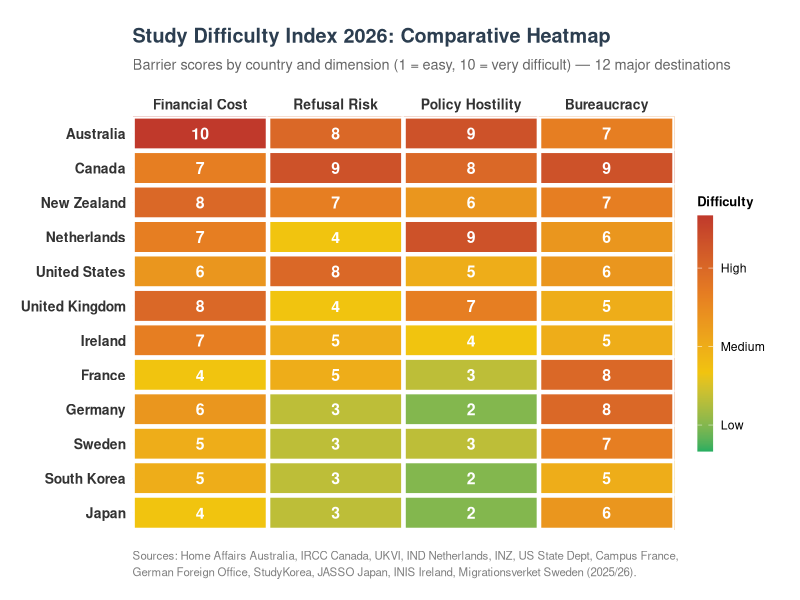
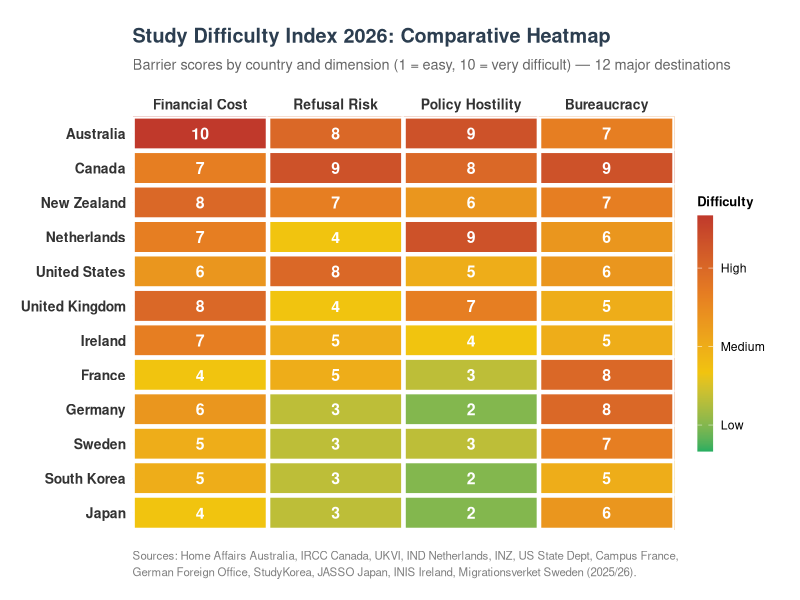
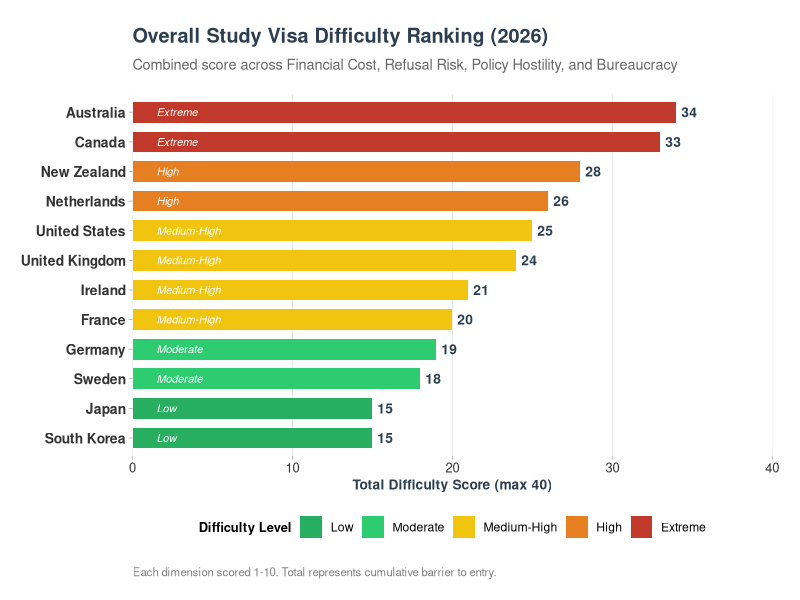
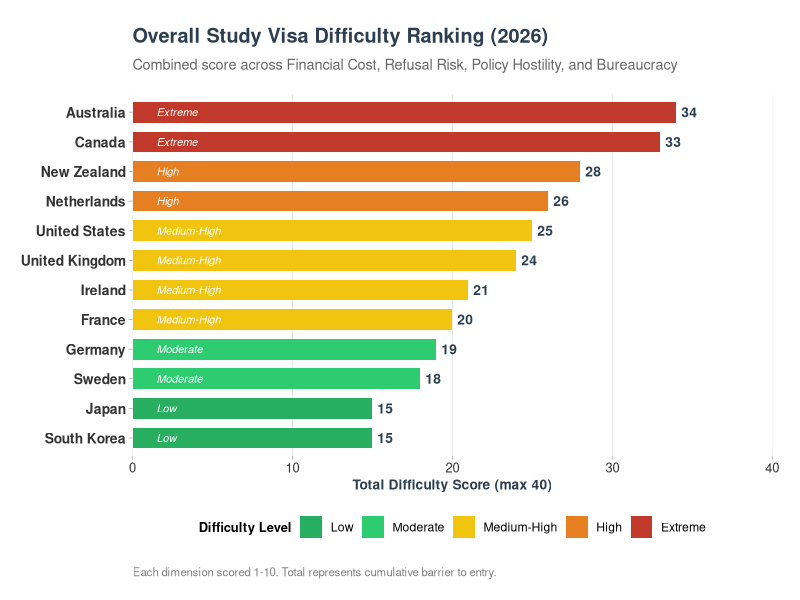
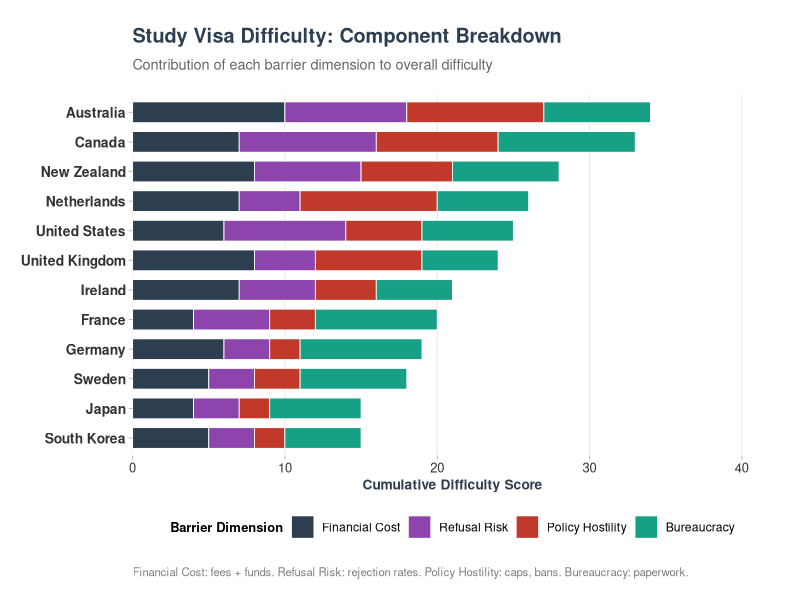
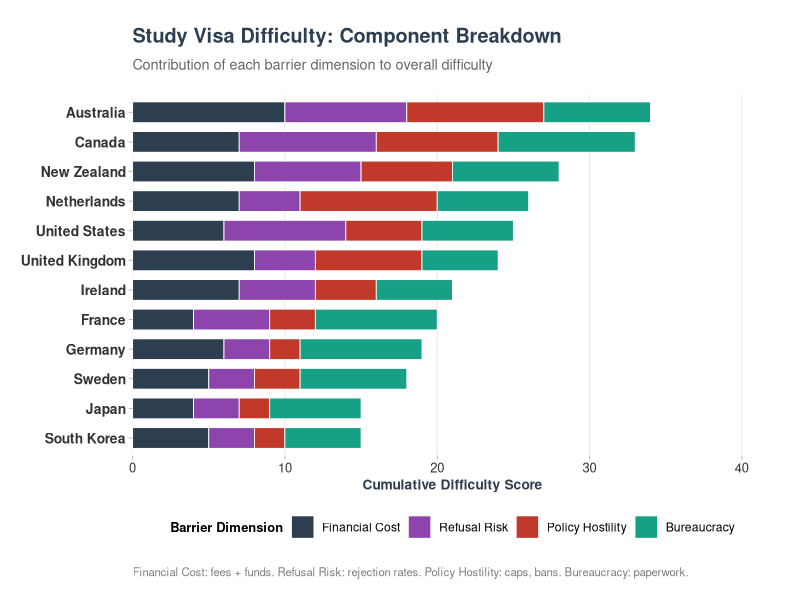
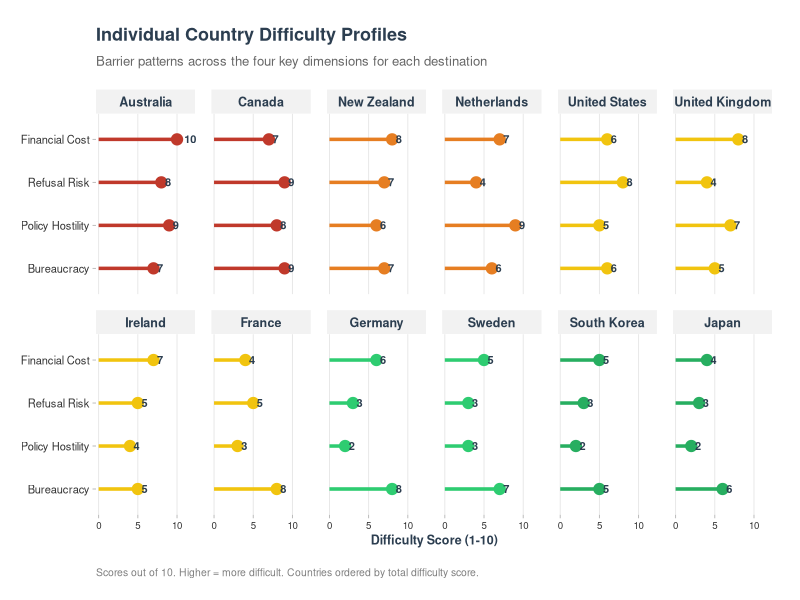
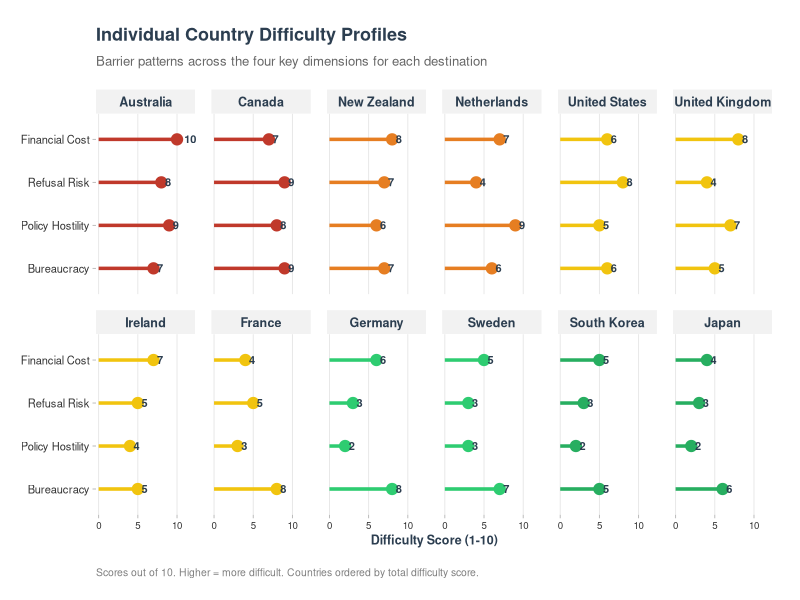

Write the R code that produced these figures, in order.
# ============================================================================
# Study Difficulty Index 2026
# Publication-Ready Visualisations for Print
# ============================================================================
# 
# This script produces high-quality, print-ready figures comparing the 
# barriers to entry for international students across major destination 
# countries. Expanded from the original 5 countries to 12 destinations.
#
# Output: PNG (600 DPI), PDF, and SVG files ready for publication
# 
# Data Sources:
#   - Australia: Home Affairs (2025/26)
#   - Canada: IRCC (2025/26)
#   - United Kingdom: UKVI (2025/26)
#   - Netherlands: IND + ICEF Monitor (2025)
#   - New Zealand: Immigration NZ (2025)
#   - United States: State Department (2025/26)
#   - France: Campus France (2025)
#   - Germany: Federal Foreign Office (2025/26)
#   - South Korea: Ministry of Education/StudyKorea (2025)
#   - Japan: JASSO / Immigration Services Agency (2025)
#   - Ireland: INIS (2025)
#   - Sweden: Migrationsverket (2025)
#
# Dimensions Measured (scored 1-10, higher = more difficult):
#   - Financial Cost: Visa fees + mandatory financial proof requirements
#   - Refusal Risk: Based on recent rejection/refusal rates
#   - Policy Hostility: Caps, bans on dependents, political climate
#   - Bureaucracy: Paperwork complexity, processing times, appointments
# ============================================================================

# Load required packages (install if necessary)
required_packages <- c("ggplot2", "dplyr", "tidyr", "scales", "svglite", 
                       "RColorBrewer", "ggtext", "patchwork", "forcats",
                       "ggrepel", "grid", "gridExtra")

for (pkg in required_packages) {
  if (!requireNamespace(pkg, quietly = TRUE)) {
    install.packages(pkg, repos = "https://cloud.r-project.org")
  }
  library(pkg, character.only = TRUE)
}

# ============================================================================
# OUTPUT DIRECTORY
# ============================================================================

output_dir <- file.path(getwd(), "fig")

if (!dir.exists(output_dir)) {
  dir.create(output_dir, recursive = TRUE)
}

# ============================================================================
# DATA PREPARATION - EXPANDED TO 12 COUNTRIES
# ============================================================================

# Study difficulty scores (1-10 scale, higher = more difficult)
# Expanded dataset with 12 major destination countries
study_data <- data.frame(
  country = c(
    "Australia", "Canada", "United Kingdom", "Netherlands", "New Zealand",
    "United States", "France", "Germany", "South Korea", "Japan",
    "Ireland", "Sweden"
  ),
  flag = c(
    "🇦🇺", "🇨🇦", "🇬🇧", "🇳🇱", "🇳🇿",
    "🇺🇸", "🇫🇷", "🇩🇪", "🇰🇷", "🇯🇵",
    "🇮🇪", "🇸🇪"
  ),
  region = c(
    "Oceania", "North America", "Europe", "Europe", "Oceania",
    "North America", "Europe", "Europe", "Asia", "Asia",
    "Europe", "Europe"
  ),
  # Scores: Financial Cost, Refusal Risk, Policy Hostility, Bureaucracy
  financial_cost = c(10, 7, 8, 7, 8, 6, 4, 6, 5, 4, 7, 5),
  refusal_risk   = c(8, 9, 4, 4, 7, 8, 5, 3, 3, 3, 5, 3),
  policy_hostility = c(9, 8, 7, 9, 6, 5, 3, 2, 2, 2, 4, 3),
  bureaucracy    = c(7, 9, 5, 6, 7, 6, 8, 8, 5, 6, 5, 7),
  # Visa fee info (for annotation)
  visa_fee = c(
    "AUD 1,600", "CAD 150", "£490+IHS", "€228", "NZD 375",
    "USD 185", "€50-99", "€75", "~USD 60", "~JPY 3,000",
    "€150", "SEK 1,500"
  ),
  # Financial proof requirements
  funds_required = c(
    "AUD 29,710/yr", "CAD 20,635/yr", "£1,334/mo", "€13,104/yr", "NZD 20,000/yr",
    "Varies (I-20)", "€7,380/yr", "€11,904", "USD 20,000", "~¥2M/yr",
    "€10,000/yr", "SEK 10,314/mo"
  ),
  # Key barrier summary
  key_barrier = c(
    "Caps & GS Test", "PAL Process", "Dependents Ban", "Housing Crisis",
    "AU Alignment", "Interviews", "Campus France", "Blocked Account",
    "Growing Sector", "COE Process", "Cost Increase", "Residence Permit"
  ),
  # Verdict for each country
  verdict = c(
    "Highest fees globally. Hard cap on enrolments via NPL. Genuine Student Test creates uncertainty.",
    "Complex Provincial Attestation Letter (PAL) requirement. Approval rates dropped ~50% in 2024/25.",
    "High upfront cost (visa + Health Surcharge). Dependents ban deters family-oriented students.",
    "Severe housing shortage causing universities to pause recruitment. Political pushback on English courses.",
    "Aligning policies with Australia. High rejection rates for non-university sectors.",
    "Mandatory in-person interview with high subjective refusal rate (~36%). Rules stable vs competitors.",
    "Low cost destination, but Campus France paperwork is notoriously complex and time-consuming.",
    "Welcoming policy and often free tuition, but Blocked Account and appointment bottlenecks cause delays.",
    "Actively recruiting to address demographic decline. Fast-tracking visa approvals.",
    "Target of 400k students by 2033. COE process thorough but predictable. Stable and welcoming.",
    "Growing as alternative to UK. Recent fee increases but still competitive within Europe.",
    "Free tuition at public universities. Residence permit process can be slow but straightforward."
  ),
  stringsAsFactors = FALSE
)

# Calculate total and average difficulty scores
study_data <- study_data %>%
  mutate(
    total_score = financial_cost + refusal_risk + policy_hostility + bureaucracy,
    avg_score = total_score / 4,
    # Difficulty level categories
    difficulty_level = case_when(
      avg_score >= 8 ~ "Extreme",
      avg_score >= 6.5 ~ "High",
      avg_score >= 5 ~ "Medium-High",
      avg_score >= 4 ~ "Moderate",
      TRUE ~ "Low"
    ),
    difficulty_level = factor(difficulty_level, 
                               levels = c("Low", "Moderate", "Medium-High", "High", "Extreme"))
  )

# Order countries by total difficulty (descending)
study_data <- study_data %>%
  arrange(desc(total_score)) %>%
  mutate(
    country = factor(country, levels = country),
    rank = row_number()
  )

# Convert to long format for plotting
study_long <- study_data %>%
  select(country, region, financial_cost, refusal_risk, 
         policy_hostility, bureaucracy, total_score, difficulty_level) %>%
  pivot_longer(
    cols = c(financial_cost, refusal_risk, policy_hostility, bureaucracy),
    names_to = "dimension",
    values_to = "score"
  ) %>%
  mutate(
    dimension = case_when(
      dimension == "financial_cost" ~ "Financial Cost",
      dimension == "refusal_risk" ~ "Refusal Risk",
      dimension == "policy_hostility" ~ "Policy Hostility",
      dimension == "bureaucracy" ~ "Bureaucracy"
    ),
    dimension = factor(dimension, levels = c("Financial Cost", "Refusal Risk", 
                                              "Policy Hostility", "Bureaucracy"))
  )

# ============================================================================
# COLOUR PALETTES
# ============================================================================

# Country colours by difficulty tier
country_colours <- c(
  "Australia"      = "#8e1a0f",
  "Canada"         = "#c0392b",
  "Netherlands"    = "#d35400",
  "New Zealand"    = "#e67e22",
  "United Kingdom" = "#f39c12",
  "United States"  = "#3498db",
  "Ireland"        = "#1abc9c",
  "France"         = "#27ae60",
  "Germany"        = "#2ecc71",
  "Sweden"         = "#9b59b6",
  "South Korea"    = "#16a085",
  "Japan"          = "#1e8449"
)

# Region colours
region_colours <- c(
  "Oceania"       = "#c0392b",
  "North America" = "#2980b9",
  "Europe"        = "#27ae60",
  "Asia"          = "#8e44ad"
)

# Difficulty level colours
level_colours <- c(
  "Low"         = "#27ae60",
  "Moderate"    = "#2ecc71",
  "Medium-High" = "#f1c40f",
  "High"        = "#e67e22",
  "Extreme"     = "#c0392b"
)

# Dimension colours for stacked bars
dimension_colours <- c(
  "Financial Cost"    = "#2c3e50",
  "Refusal Risk"      = "#8e44ad",
  "Policy Hostility"  = "#c0392b",
  "Bureaucracy"       = "#16a085"
)

# ============================================================================
# COMMON THEME FOR ALL PLOTS
# ============================================================================

theme_study <- function(base_size = 11) {
  theme_minimal(base_size = base_size, base_family = "sans") +
    theme(
      # Text styling
      plot.title = element_text(face = "bold", size = rel(1.3), hjust = 0,
                                margin = margin(b = 8), colour = "#2c3e50"),
      plot.subtitle = element_text(size = rel(0.95), hjust = 0, colour = "grey40",
                                    margin = margin(b = 15), lineheight = 1.2),
      plot.caption = element_text(size = rel(0.75), hjust = 0, colour = "grey50",
                                   margin = margin(t = 15), lineheight = 1.2),
      # Panel styling
      panel.grid.major = element_line(colour = "grey90", linewidth = 0.3),
      panel.grid.minor = element_blank(),
      panel.background = element_rect(fill = "white", colour = NA),
      plot.background = element_rect(fill = "white", colour = NA),
      # Axis styling
      axis.title = element_text(face = "bold", size = rel(0.9), colour = "#2c3e50"),
      axis.text = element_text(size = rel(0.85), colour = "#333333"),
      axis.ticks = element_line(colour = "grey70", linewidth = 0.3),
      # Legend styling
      legend.position = "bottom",
      legend.title = element_text(face = "bold", size = rel(0.85)),
      legend.text = element_text(size = rel(0.8)),
      legend.background = element_rect(fill = "white", colour = NA),
      legend.key.size = unit(0.6, "cm"),
      # Margins
      plot.margin = margin(t = 20, r = 20, b = 15, l = 15, unit = "pt")
    )
}

# ============================================================================
# FIGURE 1: COMPREHENSIVE HEATMAP (All 12 Countries)
# ============================================================================

p_heatmap <- ggplot(study_long, 
                    aes(x = dimension, y = fct_rev(country), fill = score)) +
  geom_tile(colour = "white", linewidth = 1.5) +
  geom_text(aes(label = score), 
            size = 4, fontface = "bold", colour = "white") +
  scale_fill_gradientn(
    colours = c("#27ae60", "#f1c40f", "#e67e22", "#c0392b"),
    values = scales::rescale(c(1, 4, 7, 10)),
    limits = c(1, 10),
    breaks = c(2, 5, 8),
    labels = c("Low", "Medium", "High"),
    name = "Difficulty"
  ) +
  scale_x_discrete(position = "top", expand = c(0, 0)) +
  scale_y_discrete(expand = c(0, 0)) +
  theme_study(base_size = 11) +
  theme(
    panel.grid = element_blank(),
    axis.text.x = element_text(angle = 0, hjust = 0.5, face = "bold", size = 10),
    axis.text.y = element_text(face = "bold", size = 10),
    axis.title = element_blank(),
    axis.ticks = element_blank(),
    legend.position = "right",
    legend.direction = "vertical",
    legend.key.height = unit(1.2, "cm"),
    legend.key.width = unit(0.4, "cm")
  ) +
  labs(
    title = "Study Difficulty Index 2026: Comparative Heatmap",
    subtitle = "Barrier scores by country and dimension (1 = easy, 10 = very difficult) — 12 major destinations",
    caption = paste0(
      "Sources: Home Affairs Australia, IRCC Canada, UKVI, IND Netherlands, INZ, US State Dept, Campus France,\n",
      "German Foreign Office, StudyKorea, JASSO Japan, INIS Ireland, Migrationsverket Sweden (2025/26)."
    )
  )

# ============================================================================
# FIGURE 2: HORIZONTAL RANKING BAR CHART
# ============================================================================

p_ranking <- study_data %>%
  ggplot(aes(x = total_score, y = fct_reorder(country, total_score), 
             fill = difficulty_level)) +
  geom_col(width = 0.7) +
  geom_text(aes(label = total_score), 
            hjust = -0.3, fontface = "bold", size = 3.5, colour = "#2c3e50") +
  geom_text(aes(x = 1.5, label = difficulty_level),
            hjust = 0, size = 2.8, colour = "white", fontface = "italic") +
  scale_fill_manual(values = level_colours, name = "Difficulty Level") +
  scale_x_continuous(
    limits = c(0, 40),
    breaks = seq(0, 40, 10),
    expand = c(0, 0)
  ) +
  theme_study(base_size = 11) +
  theme(
    panel.grid.major.y = element_blank(),
    axis.text.y = element_text(face = "bold", size = 10),
    legend.position = "bottom"
  ) +
  labs(
    x = "Total Difficulty Score (max 40)",
    y = NULL,
    title = "Overall Study Visa Difficulty Ranking (2026)",
    subtitle = "Combined score across Financial Cost, Refusal Risk, Policy Hostility, and Bureaucracy",
    caption = "Each dimension scored 1-10. Total represents cumulative barrier to entry."
  ) +
  guides(fill = guide_legend(nrow = 1))

# ============================================================================
# FIGURE 3: STACKED BAR CHART WITH COMPONENT BREAKDOWN
# ============================================================================

p_stacked <- study_long %>%
  ggplot(aes(x = score, y = fct_reorder(country, total_score), 
             fill = fct_rev(dimension))) +
  geom_col(width = 0.7, colour = "white", linewidth = 0.3) +
  scale_fill_manual(
    values = rev(dimension_colours),
    name = "Barrier Dimension",
    guide = guide_legend(reverse = TRUE)
  ) +
  scale_x_continuous(
    limits = c(0, 42),
    breaks = seq(0, 40, 10),
    expand = c(0, 0)
  ) +
  theme_study(base_size = 11) +
  theme(
    panel.grid.major.y = element_blank(),
    axis.text.y = element_text(face = "bold", size = 10),
    legend.position = "bottom",
    legend.direction = "horizontal"
  ) +
  labs(
    x = "Cumulative Difficulty Score",
    y = NULL,
    title = "Study Visa Difficulty: Component Breakdown",
    subtitle = "Contribution of each barrier dimension to overall difficulty",
    caption = "Financial Cost: fees + funds. Refusal Risk: rejection rates. Policy Hostility: caps, bans. Bureaucracy: paperwork."
  ) +
  guides(fill = guide_legend(nrow = 1, reverse = TRUE))

# ============================================================================
# FIGURE 4: FACETED LOLLIPOP PROFILES
# ============================================================================

p_profiles <- study_long %>%
  ggplot(aes(x = score, y = fct_rev(dimension))) +
  geom_segment(aes(x = 0, xend = score, yend = fct_rev(dimension), 
                   colour = difficulty_level),
               linewidth = 1.2, show.legend = FALSE) +
  geom_point(aes(colour = difficulty_level), size = 3.5, show.legend = FALSE) +
  geom_text(aes(label = score), 
            hjust = -0.6, fontface = "bold", size = 2.8, colour = "#2c3e50") +
  facet_wrap(~ country, nrow = 2) +
  scale_colour_manual(values = level_colours) +
  scale_x_continuous(
    limits = c(0, 12),
    breaks = c(0, 5, 10),
    expand = c(0.02, 0.1)
  ) +
  theme_study(base_size = 10) +
  theme(
    panel.grid.major.y = element_blank(),
    strip.text = element_text(face = "bold", size = 9, colour = "#2c3e50"),
    strip.background = element_rect(fill = "grey95", colour = NA),
    axis.text.y = element_text(size = 8),
    axis.text.x = element_text(size = 7),
    panel.spacing = unit(0.8, "lines")
  ) +
  labs(
    x = "Difficulty Score (1-10)",
    y = NULL,
    title = "Individual Country Difficulty Profiles",
    subtitle = "Barrier patterns across the four key dimensions for each destination",
    caption = "Scores out of 10. Higher = more difficult. Countries ordered by total difficulty score."
  )

# ============================================================================
# FIGURE 5: DOT PLOT BY REGION
# ============================================================================

p_dots <- study_data %>%
  ggplot(aes(x = total_score, y = fct_reorder(country, total_score), 
             colour = region)) +
  geom_segment(aes(x = 0, xend = total_score, yend = fct_reorder(country, total_score)),
               colour = "grey80", linewidth = 0.5) +
  geom_point(size = 5) +
  geom_text(aes(label = total_score), 
            colour = "white", size = 2.5, fontface = "bold") +
  scale_colour_manual(values = region_colours, name = "Region") +
  scale_x_continuous(
    limits = c(0, 40),
    breaks = seq(0, 40, 10),
    expand = c(0, 0.05)
  ) +
  theme_study(base_size = 11) +
  theme(
    panel.grid.major.y = element_blank(),
    axis.text.y = element_text(face = "bold", size = 10),
    legend.position = "bottom"
  ) +
  labs(
    x = "Total Difficulty Score",
    y = NULL,
    title = "Study Visa Difficulty by Region",
    subtitle = "Oceania (AU/NZ) leads in barriers; Asia (JP/KR) most welcoming",
    caption = paste0(
      "Total score = sum of Financial Cost, Refusal Risk, Policy Hostility, and Bureaucracy.\n",
      "Oceania countries increasingly aligned in restrictive policies."
    )
  ) +
  guides(colour = guide_legend(nrow = 1))

# ============================================================================
# FIGURE 6: SCATTER PLOT - COST vs REFUSAL RISK
# ============================================================================

p_scatter <- study_data %>%
  ggplot(aes(x = financial_cost, y = refusal_risk, 
             colour = region, size = total_score)) +
  geom_point(alpha = 0.8) +
  geom_text_repel(aes(label = country), 
                   size = 3, fontface = "bold",
                   box.padding = 0.5, point.padding = 0.3,
                   max.overlaps = 20) +
  scale_colour_manual(values = region_colours, name = "Region") +
  scale_size_continuous(range = c(3, 10), name = "Total Score") +
  scale_x_continuous(limits = c(0, 11), breaks = seq(0, 10, 2)) +
  scale_y_continuous(limits = c(0, 11), breaks = seq(0, 10, 2)) +
  geom_hline(yintercept = 5, linetype = "dashed", colour = "grey60", alpha = 0.5) +
  geom_vline(xintercept = 5, linetype = "dashed", colour = "grey60", alpha = 0.5) +
  annotate("text", x = 2.5, y = 2.5, label = "Low Cost\nLow Risk", 
           colour = "grey50", size = 3, fontface = "italic") +
  annotate("text", x = 8, y = 8, label = "High Cost\nHigh Risk", 
           colour = "grey50", size = 3, fontface = "italic") +
  theme_study(base_size = 11) +
  theme(
    legend.position = "right",
    panel.grid.minor = element_blank()
  ) +
  labs(
    x = "Financial Cost Score",
    y = "Refusal Risk Score",
    title = "Cost vs Refusal Risk Trade-off",
    subtitle = "Identifying destinations with favourable cost-risk profiles",
    caption = "Dashed lines at score 5 indicate medium difficulty threshold. Bubble size = total difficulty score."
  )

# ============================================================================
# FIGURE 7: SUMMARY TABLE AS FIGURE (for print)
# ============================================================================

# Create a summary table
summary_table <- study_data %>%
  select(country, difficulty_level, financial_cost, refusal_risk, 
         policy_hostility, bureaucracy, total_score) %>%
  arrange(desc(total_score))

# Table as grob for export
table_theme <- gridExtra::ttheme_minimal(
  base_size = 9,
  core = list(
    fg_params = list(fontface = "plain", col = "#2c3e50"),
    bg_params = list(fill = c("grey95", "white"))
  ),
  colhead = list(
    fg_params = list(fontface = "bold", col = "#2c3e50"),
    bg_params = list(fill = "grey85")
  )
)

names(summary_table) <- c("Country", "Level", "Financial", "Refusal", 
                           "Policy", "Bureaucracy", "Total")

p_table <- gridExtra::tableGrob(summary_table, rows = NULL, theme = table_theme)

# ============================================================================
# FIGURE 8: COMBINED PANEL FOR PUBLICATION
# ============================================================================

p_combined <- (p_heatmap | p_stacked) +
  plot_layout(widths = c(1.1, 1)) +
  plot_annotation(
    title = "Study Difficulty Index 2026: International Student Visa Barriers",
    subtitle = "Comparative analysis of entry barriers across 12 major destination countries",
    caption = paste0(
      "Left: Dimension scores (1-10) for each country. Right: Cumulative contribution of each barrier type.\n",
      "Sources: Official immigration authorities of each country (January 2026). ",
      "See methodology notes for full scoring criteria."
    ),
    theme = theme(
      plot.title = element_text(face = "bold", size = 16, hjust = 0.5, 
                                colour = "#2c3e50", margin = margin(b = 5)),
      plot.subtitle = element_text(size = 11, hjust = 0.5, colour = "grey40",
                                    margin = margin(b = 15)),
      plot.caption = element_text(size = 9, hjust = 0, colour = "grey50",
                                   margin = margin(t = 15), lineheight = 1.2),
      plot.background = element_rect(fill = "white", colour = NA)
    )
  )

# ============================================================================
# FIGURE 9: ALTERNATIVE COMBINED - RANKING + SCATTER
# ============================================================================

p_combined_alt <- (p_ranking / p_scatter) +
  plot_layout(heights = c(1, 1)) +
  plot_annotation(
    title = "Study Visa Difficulty Analysis: Rankings and Trade-offs",
    subtitle = "Overview of barriers and cost-risk positioning for international student destinations",
    theme = theme(
      plot.title = element_text(face = "bold", size = 15, hjust = 0.5, 
                                colour = "#2c3e50", margin = margin(b = 5)),
      plot.subtitle = element_text(size = 10, hjust = 0.5, colour = "grey40",
                                    margin = margin(b = 10)),
      plot.background = element_rect(fill = "white", colour = NA)
    )
  )

# ============================================================================
# EXPORT ALL FIGURES
# ============================================================================

cat("\n")
cat("============================================================\n")
cat("  EXPORTING FIGURES...\n")
cat("============================================================\n")

# --- 1. Heatmap ---
cat("  → Heatmap...\n")
png(file.path(output_dir, "study-difficulty-heatmap.png"),
    width = 11, height = 8, units = "in", res = 600, bg = "white")
print(p_heatmap)
dev.off()

pdf(file.path(output_dir, "study-difficulty-heatmap.pdf"),
    width = 11, height = 8, paper = "special", useDingbats = FALSE)
print(p_heatmap)
dev.off()

svglite::svglite(file.path(output_dir, "study-difficulty-heatmap.svg"),
                  width = 11, height = 8, bg = "white")
print(p_heatmap)
dev.off()

# --- 2. Ranking ---
cat("  → Ranking bar chart...\n")
png(file.path(output_dir, "study-difficulty-ranking.png"),
    width = 10, height = 7, units = "in", res = 600, bg = "white")
print(p_ranking)
dev.off()

pdf(file.path(output_dir, "study-difficulty-ranking.pdf"),
    width = 10, height = 7, paper = "special", useDingbats = FALSE)
print(p_ranking)
dev.off()

# --- 3. Stacked ---
cat("  → Stacked breakdown...\n")
png(file.path(output_dir, "study-difficulty-stacked.png"),
    width = 11, height = 7, units = "in", res = 600, bg = "white")
print(p_stacked)
dev.off()

pdf(file.path(output_dir, "study-difficulty-stacked.pdf"),
    width = 11, height = 7, paper = "special", useDingbats = FALSE)
print(p_stacked)
dev.off()

# --- 4. Profiles ---
cat("  → Country profiles...\n")
png(file.path(output_dir, "study-difficulty-profiles.png"),
    width = 14, height = 7, units = "in", res = 600, bg = "white")
print(p_profiles)
dev.off()

pdf(file.path(output_dir, "study-difficulty-profiles.pdf"),
    width = 14, height = 7, paper = "special", useDingbats = FALSE)
print(p_profiles)
dev.off()

svglite::svglite(file.path(output_dir, "study-difficulty-profiles.svg"),
                  width = 14, height = 7, bg = "white")
print(p_profiles)
dev.off()

# --- 5. Regional Dots ---
cat("  → Regional dot plot...\n")
png(file.path(output_dir, "study-difficulty-regional.png"),
    width = 10, height = 7, units = "in", res = 600, bg = "white")
print(p_dots)
dev.off()

pdf(file.path(output_dir, "study-difficulty-regional.pdf"),
    width = 10, height = 7, paper = "special", useDingbats = FALSE)
print(p_dots)
dev.off()

# --- 6. Scatter ---
cat("  → Cost-Risk scatter...\n")
png(file.path(output_dir, "study-difficulty-scatter.png"),
    width = 10, height = 8, units = "in", res = 600, bg = "white")
print(p_scatter)
dev.off()

pdf(file.path(output_dir, "study-difficulty-scatter.pdf"),
    width = 10, height = 8, paper = "special", useDingbats = FALSE)
print(p_scatter)
dev.off()

svglite::svglite(file.path(output_dir, "study-difficulty-scatter.svg"),
                  width = 10, height = 8, bg = "white")
print(p_scatter)
dev.off()

# --- 7. Summary Table ---
cat("  → Summary table...\n")
png(file.path(output_dir, "study-difficulty-table.png"),
    width = 8, height = 5, units = "in", res = 600, bg = "white")
grid::grid.draw(p_table)
dev.off()

pdf(file.path(output_dir, "study-difficulty-table.pdf"),
    width = 8, height = 5, paper = "special", useDingbats = FALSE)
grid::grid.draw(p_table)
dev.off()

# --- 8. Combined Panel ---
cat("  → Combined panel...\n")
png(file.path(output_dir, "study-difficulty-combined.png"),
    width = 18, height = 9, units = "in", res = 600, bg = "white")
print(p_combined)
dev.off()

pdf(file.path(output_dir, "study-difficulty-combined.pdf"),
    width = 18, height = 9, paper = "special", useDingbats = FALSE)
print(p_combined)
dev.off()

svglite::svglite(file.path(output_dir, "study-difficulty-combined.svg"),
                  width = 18, height = 9, bg = "white")
print(p_combined)
dev.off()

# --- 9. Alternative Combined ---
cat("  → Alternative combined panel...\n")
png(file.path(output_dir, "study-difficulty-combined-alt.png"),
    width = 11, height = 14, units = "in", res = 600, bg = "white")
print(p_combined_alt)
dev.off()

pdf(file.path(output_dir, "study-difficulty-combined-alt.pdf"),
    width = 11, height = 14, paper = "special", useDingbats = FALSE)
print(p_combined_alt)
dev.off()

# ============================================================================
# SUMMARY OUTPUT
# ============================================================================

cat("\n")
cat("============================================================\n")
cat("  STUDY DIFFICULTY INDEX 2026 - EXPORT COMPLETE\n")
cat("============================================================\n")
cat("\n")
cat("Files created in fig/ folder:\n")
cat("\n")
cat("  1. Heatmap (comprehensive overview):\n")
cat("     • study-difficulty-heatmap.png (600 DPI)\n")
cat("     • study-difficulty-heatmap.pdf\n")
cat("     • study-difficulty-heatmap.svg\n")
cat("\n")
cat("  2. Ranking Bar Chart (total scores):\n")
cat("     • study-difficulty-ranking.png (600 DPI)\n")
cat("     • study-difficulty-ranking.pdf\n")
cat("\n")
cat("  3. Stacked Breakdown (component contributions):\n")
cat("     • study-difficulty-stacked.png (600 DPI)\n")
cat("     • study-difficulty-stacked.pdf\n")
cat("\n")
cat("  4. Country Profiles (faceted lollipop):\n")
cat("     • study-difficulty-profiles.png (600 DPI)\n")
cat("     • study-difficulty-profiles.pdf\n")
cat("     • study-difficulty-profiles.svg\n")
cat("\n")
cat("  5. Regional Dot Plot:\n")
cat("     • study-difficulty-regional.png (600 DPI)\n")
cat("     • study-difficulty-regional.pdf\n")
cat("\n")
cat("  6. Cost-Risk Scatter Plot:\n")
cat("     • study-difficulty-scatter.png (600 DPI)\n")
cat("     • study-difficulty-scatter.pdf\n")
cat("     • study-difficulty-scatter.svg\n")
cat("\n")
cat("  7. Summary Table:\n")
cat("     • study-difficulty-table.png (600 DPI)\n")
cat("     • study-difficulty-table.pdf\n")
cat("\n")
cat("  8. Combined Panel (publication composite):\n")
cat("     • study-difficulty-combined.png (600 DPI)\n")
cat("     • study-difficulty-combined.pdf\n")
cat("     • study-difficulty-combined.svg\n")
cat("\n")
cat("  9. Alternative Combined (ranking + scatter):\n")
cat("     • study-difficulty-combined-alt.png (600 DPI)\n")
cat("     • study-difficulty-combined-alt.pdf\n")
cat("\n")
cat("Output directory:", output_dir, "\n")
cat("\n")
cat("============================================================\n")
cat("  DATA SUMMARY\n")
cat("============================================================\n")
cat("\n")
cat("Countries analysed:", nrow(study_data), "\n")
cat("Dimensions measured: 4\n")
cat("  - Financial Cost (visa fees + proof of funds)\n")
cat("  - Refusal Risk (rejection rates)\n")
cat("  - Policy Hostility (caps, bans, restrictions)\n")
cat("  - Bureaucracy (paperwork, processing)\n")
cat("\n")
cat("Difficulty Ranking (highest to lowest):\n")
cat("============================================================\n")
ranking_df <- study_data %>% 
  select(rank, country, difficulty_level, total_score, region) %>%
  as.data.frame()
names(ranking_df) <- c("Rank", "Country", "Level", "Total", "Region")
print(ranking_df)
cat("\n")
cat("Regional Summary:\n")
cat("============================================================\n")
regional_df <- study_data %>%
  group_by(region) %>%
  summarise(
    Countries = n(),
    `Avg Score` = round(mean(total_score), 1),
    `Min` = min(total_score),
    `Max` = max(total_score)
  ) %>%
  arrange(desc(`Avg Score`)) %>%
  as.data.frame()
print(regional_df)
cat("\n")
cat("============================================================\n")
cat("  Ready for publication!\n")
cat("============================================================\n")
